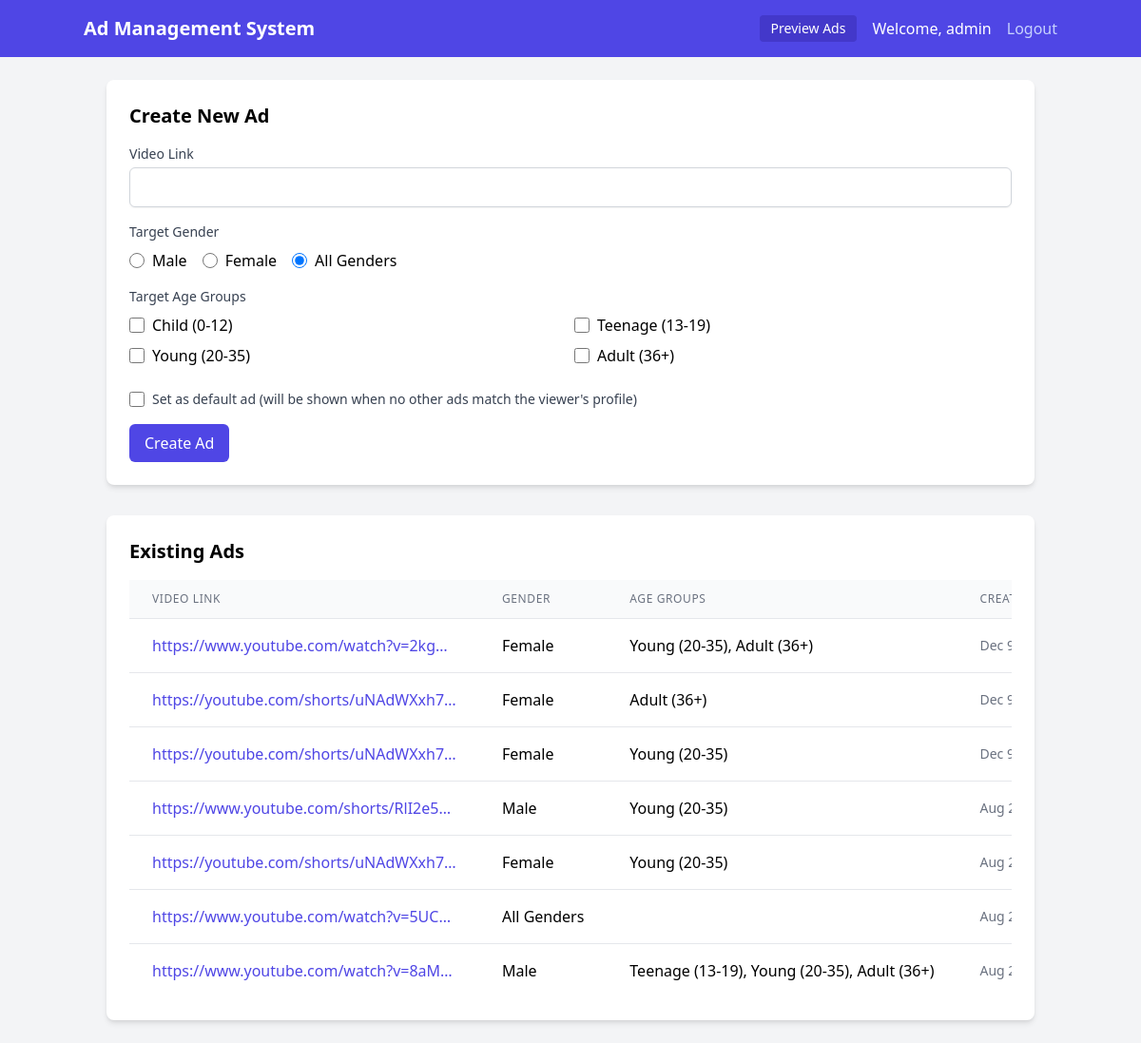
/index.php (signed in), run on the app's committed database.
### tables this page shows
CREATE TABLE ads (
            id INTEGER PRIMARY KEY AUTOINCREMENT,
            video_link TEXT NOT NULL,
            gender TEXT NOT NULL,
            age_groups TEXT NOT NULL,
            created_at DATETIME DEFAULT CURRENT_TIMESTAMP
        , is_default BOOLEAN DEFAULT 0);

### index.php (the view, shortened to what this page needs)
<?php
$db = getDB();
$ads = [];
try {
    $stmt = $db->query('SELECT * FROM ads ORDER BY created_at DESC');
    $ads = $stmt->fetchAll(PDO::FETCH_ASSOC);
} catch (PDOException $e) {
    die('Error fetching ads: ' . $e->getMessage());
}
?>
<!DOCTYPE html>
<html lang="en">
<head>
    <link href="https://cdn.jsdelivr.net/npm/tailwindcss@2.2.19/dist/tailwind.min.css" rel="stylesheet">
</head>
<body class="bg-gray-100 min-h-screen">
    <nav class="bg-indigo-600 text-white p-4">
        <div class="container mx-auto flex justify-between items-center">
            <h1 class="text-xl font-bold">Ad Management System</h1>
            <div class="flex items-center space-x-4">
                <a href="preview.php" target="_blank" class="px-3 py-1 bg-indigo-700 hover:bg-indigo-800 rounded text-white text-sm font-medium">
                    Preview Ads
                </a>
                <span class="mr-4">Welcome, <?php echo isset($_SESSION['username']) ? htmlspecialchars($_SESSION['username']) : 'User'; ?></span>
                <a href="logout.php" class="text-indigo-200 hover:text-white">Logout</a>
            </div>
        </div>
    </nav>
    <div class="container mx-auto p-6">
        <div class="bg-white p-6 rounded-lg shadow-md mb-8">
            <h2 class="text-xl font-semibold mb-4">Create New Ad</h2>
            <form method="POST" action="index.php" class="space-y-4">
                <div>
                    <label for="video_link" class="block text-sm font-medium text-gray-700">Video Link</label>
                    <input type="url" id="video_link" name="video_link" required
                           class="mt-1 block w-full px-3 py-2 border border-gray-300 rounded-md shadow-sm focus:outline-none focus:ring-indigo-500 focus:border-indigo-500">
                </div>
                <div>
                    <label class="block text-sm font-medium text-gray-700 mb-2">Target Gender</label>
                    <div class="flex space-x-4">
                        <label class="inline-flex items-center">
                            <input type="radio" name="gender" value="male" class="h-4 w-4 text-indigo-600 focus:ring-indigo-500 border-gray-300">
                            <span class="ml-2">Male</span>
                        </label>
                        <label class="inline-flex items-center">
                            <input type="radio" name="gender" value="female" class="h-4 w-4 text-indigo-600 focus:ring-indigo-500 border-gray-300">
                            <span class="ml-2">Female</span>
                        </label>
                        <label class="inline-flex items-center">
                            <input type="radio" name="gender" value="all" checked class="h-4 w-4 text-indigo-600 focus:ring-indigo-500 border-gray-300">
                            <span class="ml-2">All Genders</span>
                        </label>
                    </div>
                </div>
                <div>
                    <label class="block text-sm font-medium text-gray-700 mb-2">Target Age Groups</label>
                    <div class="grid grid-cols-2 gap-2">
                        <?php
                        $ageGroups = [
                            'child' => 'Child (0-12)',
                            'teenage' => 'Teenage (13-19)',
                            'young' => 'Young (20-35)',
                            'adult' => 'Adult (36+)'
                        ];
                        foreach ($ageGroups as $value => $label):
                        ?>
                            <label class="inline-flex items-center">
                                <input type="checkbox" name="age_groups[]" value="<?php echo $value; ?>"
                                       class="h-4 w-4 text-indigo-600 focus:ring-indigo-500 border-gray-300 rounded">
                                <span class="ml-2"><?php echo $label; ?></span>
                            </label>
                        <?php endforeach; ?>
                    </div>
                </div>
                <div class="pt-2 space-y-4">
                    <div class="flex items-center">
                        <input id="is_default" name="is_default" type="checkbox" class="h-4 w-4 text-indigo-600 focus:ring-indigo-500 border-gray-300 rounded">
                        <label for="is_default" class="ml-2 block text-sm text-gray-700">
                            Set as default ad (will be shown when no other ads match the viewer's profile)
                        </label>
                    </div>
                    <div>
                        <button type="submit" class="px-4 py-2 bg-indigo-600 text-white rounded-md hover:bg-indigo-700 focus:outline-none focus:ring-2 focus:ring-offset-2 focus:ring-indigo-500">
                            Create Ad
                        </button>
                    </div>
                </div>
            </form>
        </div>
        <div class="bg-white p-6 rounded-lg shadow-md">
            <h2 class="text-xl font-semibold mb-4">Existing Ads</h2>
            <?php if (empty($ads)): ?>
                <p class="text-gray-500">No ads found. Create your first ad above.</p>
            <?php else: ?>
                <div class="overflow-x-auto">
                    <table class="min-w-full divide-y divide-gray-200">
                        <thead class="bg-gray-50">
                            <tr>
                                <th class="px-6 py-3 text-left text-xs font-medium text-gray-500 uppercase tracking-wider">Video Link</th>
                                <th class="px-6 py-3 text-left text-xs font-medium text-gray-500 uppercase tracking-wider">Gender</th>
                                <th class="px-6 py-3 text-left text-xs font-medium text-gray-500 uppercase tracking-wider">Age Groups</th>
                                <th class="px-6 py-3 text-left text-xs font-medium text-gray-500 uppercase tracking-wider">Created</th>
                            </tr>
                        </thead>
                        <tbody class="bg-white divide-y divide-gray-200">
                            <?php foreach ($ads as $ad): ?>
                                <tr>
                                    <td class="px-6 py-4 whitespace-nowrap">
                                        <a href="<?php echo htmlspecialchars($ad['video_link']); ?>" target="_blank" class="text-indigo-600 hover:text-indigo-900 truncate block max-w-xs">
                                            <?php echo htmlspecialchars($ad['video_link']); ?>
                                        </a>
                                    </td>
                                    <td class="px-6 py-4 whitespace-nowrap">
                                        <?php
                                        switch($ad['gender']) {
                                            case 'male': echo 'Male'; break;
                                            case 'female': echo 'Female'; break;
                                            default: echo 'All Genders';
                                        }
                                        ?>
                                    </td>
                                    <td class="px-6 py-4 whitespace-nowrap">
                                        <?php
                                        $ageGroups = explode(',', $ad['age_groups']);
                                        $ageGroupLabels = [];
                                        $ageGroupMap = [
                                            'child' => 'Child (0-12)',
                                            'teenage' => 'Teenage (13-19)',
                                            'young' => 'Young (20-35)',
                                            'adult' => 'Adult (36+)'
                                        ];
                                        foreach ($ageGroups as $group) {
                                            if (isset($ageGroupMap[$group])) {
                                                $ageGroupLabels[] = $ageGroupMap[$group];
                                            } else {
                                                $ageGroupLabels[] = ucfirst($group);
                                            }
                                        }
                                        echo !empty($ageGroupLabels) ? implode(', ', $ageGroupLabels) : 'All Ages';
                                        ?>
                                    </td>
                                    <td class="px-6 py-4 whitespace-nowrap text-sm text-gray-500">
                                        <?php echo date('M j, Y', strtotime($ad['created_at'])); ?>
                                    </td>
                                </tr>
                            <?php endforeach; ?>
                        </tbody>
                    </table>
                </div>
            <?php endif; ?>
        </div>
    </div>
</body>
</html>

### data on the page
ads: video_link "https://www.youtube.com/watch?v=2kg…", gender "Female", ageGroupLabels "Young (20-35), Adult (36+)", created_at "Dec…"
ads: video_link "https://youtube.com/shorts/uNAdWXxh7…", gender "Female", ageGroupLabels "Adult (36+)", created_at "Dec…"
ads: video_link "https://youtube.com/shorts/uNAdWXxh7…", gender "Female", ageGroupLabels "Young (20-35)", created_at "Dec…"
ads: video_link "https://www.youtube.com/shorts/RlI2e5…", gender "Male", ageGroupLabels "Young (20-35)", created_at "Aug…"
ads: video_link "https://youtube.com/shorts/uNAdWXxh7…", gender "Female", ageGroupLabels "Young (20-35)", created_at "Aug…"
ads: video_link "https://www.youtube.com/watch?v=5UC…", gender "All Genders", created_at "Aug…"
ads: video_link "https://www.youtube.com/watch?v=8aM…", gender "Male", ageGroupLabels "Teenage (13-19), Young (20-35), Adult (36+)", created_at "Aug…"

### other printed values
$_SESSION['username'] "admin"
$label "Child (0-12)"
$label "Teenage (13-19)"
$label "Young (20-35)"
$label "Adult (36+)"
